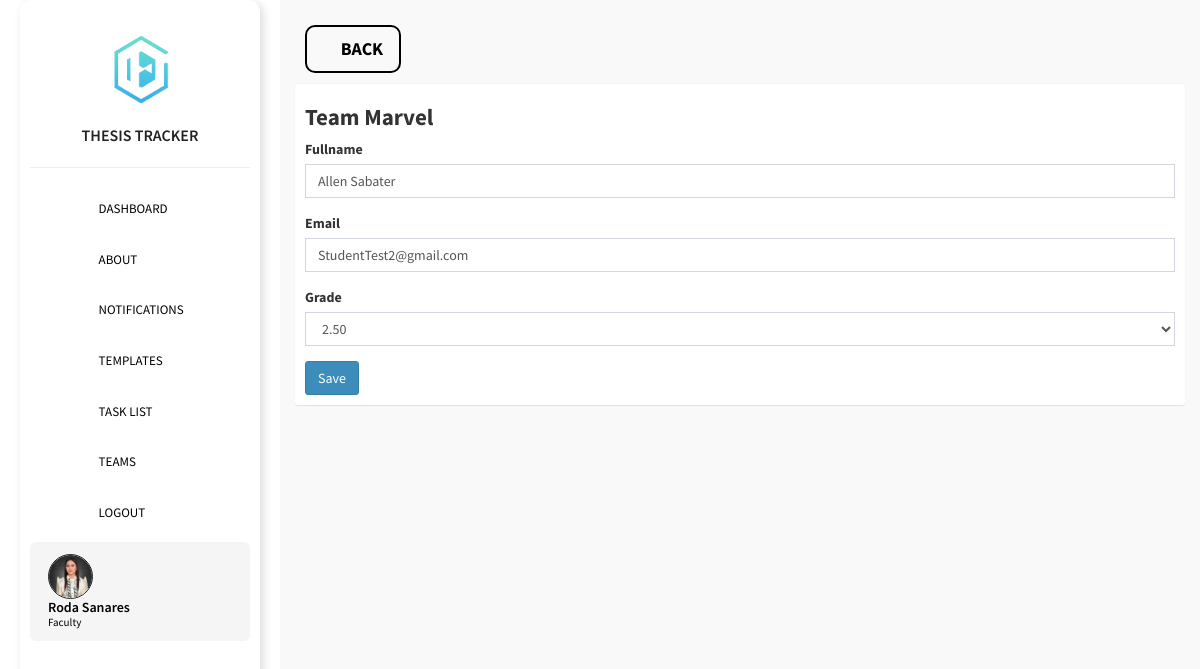
/admin/details.php?users_id=105&teams_id=23 (signed in), run on the app's committed database.
### tables this page shows
CREATE TABLE `users` (
  `id` int(11) NOT NULL,
  `img` text NOT NULL DEFAULT 'default.png',
  `firstname` text NOT NULL,
  `lastname` text NOT NULL,
  `middlename` text NOT NULL,
  `section` varchar(255) DEFAULT NULL,
  `yr_lvl` varchar(255) DEFAULT NULL,
  `email` text NOT NULL,
  `password` text NOT NULL,
  `passwordtxt` text NOT NULL,
  `department` text NOT NULL,
  `contact` text NOT NULL,
  `address` text NOT NULL,
  `code` int(11) NOT NULL,
  `verification_code` int(11) NOT NULL,
  `type` int(1) NOT NULL DEFAULT 2 COMMENT '0=admin,1=adviser,2=student',
  `status` int(1) NOT NULL
);

CREATE TABLE `teams` (
  `teams_id` int(11) NOT NULL,
  `adviser_id` int(11) NOT NULL,
  `users_id` int(11) NOT NULL,
  `name` text NOT NULL,
  `thesis_title` varchar(255) DEFAULT NULL,
  `status` int(1) NOT NULL,
  `grade` double DEFAULT NULL,
  `adviser_status` int(1) NOT NULL DEFAULT 5,
  `date` datetime NOT NULL DEFAULT current_timestamp(),
  `date_response` date DEFAULT NULL,
  `coor_approval` varchar(255) DEFAULT NULL,
  `ca_upload_date` date DEFAULT NULL,
  `defense_fee` varchar(255) DEFAULT NULL,
  `df_upload_date` date DEFAULT NULL,
  `coor_approval4` varchar(255) DEFAULT NULL,
  `ca_upload_date4` date DEFAULT NULL,
  `defense_fee4` varchar(255) DEFAULT NULL,
  `df_upload_date4` date DEFAULT NULL
);

CREATE TABLE `teams_member` (
  `teams_member_id` int(11) NOT NULL,
  `adviser_id` int(11) NOT NULL,
  `teams_id` int(11) NOT NULL,
  `users_id` int(11) NOT NULL,
  `individual_grade` double DEFAULT NULL
);

### config/config.php (called while the page is built, shortened)
<?php
class Connection {
    private $servername = "localhost";
    private $username = "root";
    private $password = "";
    private $dbname = "dlsu";
    private $port = 3307;
    public function conn() {
        try {
            $this->dsn = "mysql:host=".$this->servername.";port=".$this->port.";dbname=".$this->dbname;
            $this->pdo = new PDO($this->dsn, $this->username, $this->password, [
                PDO::ATTR_ERRMODE => PDO::ERRMODE_EXCEPTION,
                PDO::ATTR_DEFAULT_FETCH_MODE => PDO::FETCH_ASSOC
            ]);
            return $this->pdo;
        } catch (PDOException $e) {
            die("Connection failed: " . $e->getMessage());
        }
    }
}
?>

### admin/details.php (the view, shortened to what this page needs)
<?php
  include '../config/config.php';
  class data extends Connection{
    public function managedata(){
?>
<!DOCTYPE html>
<html>
<head><?php include 'head.php'; ?></head>
<body class="hold-transition skin-blue sidebar-mini">
  <div class="wrapper">
    <?php include 'sidebar.php'; ?>
    <div class="content-wrapper" style="height: 100vh;background-color: #f9f9f9;overflow-y: auto;">
      <section class="content">
        <div class="box-header with-border">
                  <?php if($_SESSION['type'] == 1): ?>
                    <a href="managegroupmembersdetails.php?teams_id=<?php echo $_GET['teams_id'] ?>" class="btn btn-lg btn-flat custom-btn" style="border: 2px solid black;font-style: normal;border-radius: 10px;color: #000;font-weight: bold;"><i class="fa fa-chevron-left"></i> BACK</a>
                  <?php endif; ?>
                </div>
        <div class="row">
          <div class="col-xs-12">
            <div class="box" style="border-top: unset;">
              <div class="box-body table-responsive">
                <div>
                  <?php
                    $sql = "SELECT * FROM teams WHERE teams_id = '".$_GET['teams_id']."'";
                    $stmt = $this->conn()->query($sql);
                    $row = $stmt->fetch(); ?>
                    <h4 style="font-size: 23px;font-style: normal;font-weight: bold;"><?php echo $row['name'] ?></h4>
                </div>
                    <?php
                    $sql = "SELECT * FROM users WHERE id = '".$_GET['users_id']."'";
                    $stmt = $this->conn()->query($sql);
                    $row = $stmt->fetch(); ?>
                    <div class="form-group">
                      <label>Fullname</label>
                      <div class="form-control"><?php echo ucwords($row['firstname']) ?> <?php echo ucwords($row['lastname']) ?></div>
                    </div>
                    <div class="form-group">
                      <label>Email</label>
                      <div class="form-control"><?php echo $row['email'] ?></div>
                    </div>
                    <?php if($_SESSION['type'] == 1): ?>
                        <?php
                            $sql = "SELECT individual_grade FROM teams_member WHERE users_id = ?";
                            $stmt = $this->conn()->prepare($sql);
                            $stmt->execute([$_GET['users_id']]);
                            $grade = $stmt->fetch();
                            $selected_grade = $grade['individual_grade'];
                        ?>
                        <form method="post" action="../controller/detailsController.php">
                            <div class="form-group">
                                <label for="grade">Grade</label>
                                <select name="grade" id="grade" class="form-control">
                                    <?php
                                    $grades = ["4.00", "3.75", "3.50", "3.25", "3.00", "2.75", "2.50", "2.25", "2.00", "1.75", "1.50", "1.25", "1.00", "0.00"];
                                    foreach ($grades as $g): ?>
                                        <option value="<?= $g ?>" <?= ($selected_grade == $g) ? 'selected' : '' ?>><?= $g ?></option>
                                    <?php endforeach; ?>
                                </select>
                            </div>
                            <button class="btn btn-primary" type="submit" name="change_grade">Save</button>
                        </form>
                    <?php endif ?>
              </div>
            </div>
          </div>
        </div>
      </section>
    </div>
  </div>
</body>
</html>
<?php } } $data = new data(); $data->managedata(); ?>

### admin/sidebar.php (shortened to what this page needs)
<aside class="main-sidebar">
  <section class="sidebar">
    <div class="sidebar-logo">
      <img src="../images/thesishub_logo2.png" alt="Thesis Hub Logo">
    </div>
    <p class="title">THESIS TRACKER</p>
    <hr class="my-4">
    <ul class="sidebar-menu">
    <li><a href="dashboard.php" style="color: black;"><i class="fas fa-tachometer-alt"></i> <span>DASHBOARD</span></a></li>
      <li><a href="about.php" style="color: black;"><i class="fas fa-info-circle"></i> <span>ABOUT</span></a></li>
      <?php if($_SESSION['type'] != 0): ?>
        <li><a href="notifications.php" style="color: black;"><i class="fas fa-bell"></i> <span>NOTIFICATIONS</span></a></li>
      <?php endif; ?>
      <li><a href="templates.php" style="color: black;"><i class="fas fa-book"></i> <span>TEMPLATES</span></a></li>
      <?php if($_SESSION['type'] == 1 || $_SESSION['type'] == 2): ?>
        <li><a href="tasklist.php" style="color: black;"><i class="fas fa-tasks"></i> <span>TASK LIST</span></a></li>
      <?php endif; ?>
      <li><a href="teams.php" style="color: black;"><i class="fas fa-users"></i> <span>TEAMS</span></a></li>
      <li><a style="color: black;" href="../logout.php" onclick="return confirm('Are you sure you want to logout?');"><i class="fas fa-sign-out-alt"></i> <span>LOGOUT</span></a></li>
    </ul>
    <ul class="sidebar-menu">
      <li>
        <?php
          $sql = "SELECT * FROM users WHERE id = '".$_SESSION['id']."'";
          $stmt = $this->conn()->query($sql);
          $row = $stmt->fetch();
        ?>
        <a href="#profile" data-toggle="modal" id="updateprofile" class="sidebar-profile"
          data-firstname="<?= $row['firstname'] ?>"
          data-users_id="<?= $row['id'] ?>"
          data-lastname="<?= $row['lastname'] ?>"
          data-email="<?= $row['email'] ?>"
          data-img="<?= $row['img'] ?>"
        >
          <img src="../images/<?php echo $row['img'] ?>" alt="User Profile">
          <div class="profile-info">
            <span class="name"><?php echo $row['firstname'] . " " . $row['lastname']; ?></span>
            <span class="role"><?php echo ($_SESSION['type'] == 1) ? "Faculty" : ($_SESSION['type'] == 2 ? "Student" : "Admin"); ?></span>
          </div>
        </a>
      </li>
    </ul>
  </section>
</aside>

### admin/head.php (style rules this page uses)
i { font-style: normal; }

### admin/sidebar.php (style rules this page uses)
.main-sidebar { position: fixed; left: 20px; top: 50%; transform: translateY(-50%); width: 240px; background: #ffffff; border-radius: 12px; box-shadow: 3px 3px 10px rgba(0, 0, 0, 0.15); padding: 10px; transition: all 0.3s ease-in-out; }
.sidebar-logo { text-align: center; padding: 10px 0; }
.sidebar-logo img { width: 80%; max-width: 120px; }
.title { font-size: 16px; font-weight: 600; text-align: center; color: #222; margin-bottom: 15px; }
.sidebar-menu { list-style: none; padding: 0; margin: 0; }
.sidebar-menu li { display: block; margin-bottom: 8px; }
.sidebar-menu a { display: flex; align-items: center; padding: 8px 12px; font-size: 13px; border-radius: 6px; transition: all 0.3s ease; color: #222; font-weight: 500; text-decoration: none; white-space: nowrap; }
.sidebar-menu i { font-size: 14px; margin-right: 8px; color: #222; transition: color 0.3s ease; }
.sidebar-profile { display: flex; align-items: center; gap: 10px; padding: 10px; background: #f5f5f5; border-radius: 8px; font-size: 13px; font-weight: 500; transition: 0.3s ease; color: black; white-space: nowrap; overflow: hidden; text-decoration: none; }
.sidebar-profile img { width: 45px; height: 45px; border-radius: 50%; object-fit: cover; border: 1.5px solid #222; }
.sidebar-profile .profile-info { display: flex; flex-direction: column; line-height: 1.2; }
.sidebar-profile .profile-info .name { font-weight: 600; font-size: 14px; color: black; }
.sidebar-profile .profile-info .role { font-size: 11px; color: black; }

### data on the page
users: img (picture), firstname "Roda", lastname "Sanares"
teams: name "Team Marvel"
users: firstname "Allen", lastname "Sabater", email "StudentTest2@gmail.com"
teams_member: grade "2.50"
